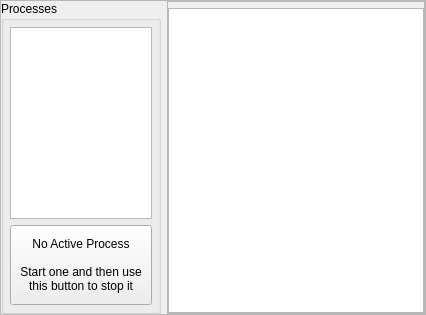
        <widget class="QFrame" name="bottomFrame">
         <property name="sizePolicy">
          <sizepolicy hsizetype="Preferred" vsizetype="Expanding">
           <horstretch>0</horstretch>
           <verstretch>0</verstretch>
          </sizepolicy>
         </property>
         <property name="minimumSize">
          <size>
           <width>0</width>
           <height>300</height>
          </size>
         </property>
         <property name="frameShape">
          <enum>QFrame::StyledPanel</enum>
         </property>
         <property name="frameShadow">
          <enum>QFrame::Raised</enum>
         </property>
         <layout class="QHBoxLayout" name="horizontalLayout_3">
          <property name="leftMargin">
           <number>0</number>
          </property>
          <property name="topMargin">
           <number>0</number>
          </property>
          <property name="rightMargin">
           <number>0</number>
          </property>
          <property name="bottomMargin">
           <number>0</number>
          </property>
          <item>
           <widget class="QGroupBox" name="processesArea">
            <property name="sizePolicy">
             <sizepolicy hsizetype="Fixed" vsizetype="Expanding">
              <horstretch>0</horstretch>
              <verstretch>0</verstretch>
             </sizepolicy>
            </property>
            <property name="minimumSize">
             <size>
              <width>160</width>
              <height>0</height>
             </size>
            </property>
            <property name="maximumSize">
             <size>
              <width>160</width>
              <height>16777215</height>
             </size>
            </property>
            <property name="title">
             <string>Processes</string>
            </property>
            <layout class="QVBoxLayout" name="verticalLayout_5">
             <property name="leftMargin">
              <number>6</number>
             </property>
             <property name="topMargin">
              <number>6</number>
             </property>
             <property name="rightMargin">
              <number>6</number>
             </property>
             <property name="bottomMargin">
              <number>6</number>
             </property>
             <item>
              <widget class="QListWidget" name="activeExes">
               <property name="sizePolicy">
                <sizepolicy hsizetype="Fixed" vsizetype="Expanding">
                 <horstretch>0</horstretch>
                 <verstretch>0</verstretch>
                </sizepolicy>
               </property>
               <property name="minimumSize">
                <size>
                 <width>0</width>
                 <height>0</height>
                </size>
               </property>
               <property name="maximumSize">
                <size>
                 <width>16777215</width>
                 <height>16777215</height>
                </size>
               </property>
              </widget>
             </item>
             <item>
              <widget class="QPushButton" name="killExeBtn">
               <property name="sizePolicy">
                <sizepolicy hsizetype="Expanding" vsizetype="Fixed">
                 <horstretch>0</horstretch>
                 <verstretch>0</verstretch>
                </sizepolicy>
               </property>
               <property name="minimumSize">
                <size>
                 <width>0</width>
                 <height>80</height>
                </size>
               </property>
               <property name="maximumSize">
                <size>
                 <width>16777215</width>
                 <height>80</height>
                </size>
               </property>
               <property name="text">
                <string>No Active Process

Start one and then use
this button to stop it</string>
               </property>
               <property name="flat">
                <bool>false</bool>
               </property>
              </widget>
             </item>
            </layout>
           </widget>
          </item>
          <item>
           <widget class="QFrame" name="frame_2">
            <property name="frameShape">
             <enum>QFrame::StyledPanel</enum>
            </property>
            <property name="frameShadow">
             <enum>QFrame::Raised</enum>
            </property>
            <layout class="QVBoxLayout" name="verticalLayout_7">
             <property name="spacing">
              <number>0</number>
             </property>
             <property name="leftMargin">
              <number>0</number>
             </property>
             <property name="topMargin">
              <number>6</number>
             </property>
             <property name="rightMargin">
              <number>0</number>
             </property>
             <property name="bottomMargin">
              <number>0</number>
             </property>
             <item>
              <widget class="QPlainTextEdit" name="console">
               <property name="minimumSize">
                <size>
                 <width>0</width>
                 <height>0</height>
                </size>
               </property>
               <property name="maximumSize">
                <size>
                 <width>16777215</width>
                 <height>16777215</height>
                </size>
               </property>
               <property name="readOnly">
                <bool>true</bool>
               </property>
              </widget>
             </item>
            </layout>
           </widget>
          </item>
         </layout>
        </widget>
